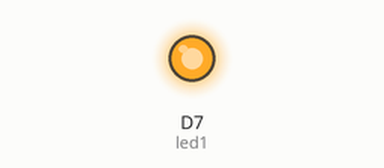
Simulated run of this sketch. Board: ESP8266 (NodeMCU). Shown: output pins drawn as LEDs (lit = HIGH).

Above: at 0.2 s.
At 18.2 s:
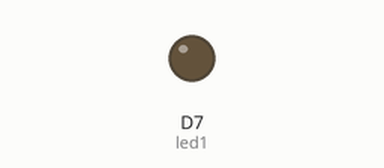
Timing chart, 0 to 26.0 s (numbered marks = the images above):
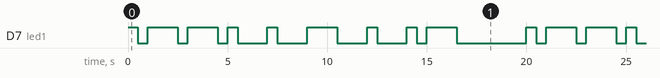

Measured:
- by itself, D7 (led1): repeats every 20.0 s: 2 × (LOW 0.50 s, HIGH 1.5 s), LOW 0.50 s, 2 × (HIGH 0.50 s, LOW 1.5 s), HIGH 1.5 s, 2 × (LOW 1.5 s, HIGH 0.50 s), LOW 0.50 s, HIGH 1.5 s, LOW 3.5 s, HIGH 0.50 s
- by itself, everything shown: repeats every 20.0 s, in 18 steps

The sketch:

blinkname.ino
```cpp
// This #include statement was automatically added by the Particle IDE.
#include "morse.h"

// ---------------------------
// Blink my name in Morse Code
// ---------------------------


int led1 = D7;

void blinkPETER(int pin) {
    blinkP(pin);
    letterPause();
    blinkE(pin);
    letterPause();
    blinkT(pin);
    letterPause();
    blinkE(pin);
    letterPause();
    blinkR(pin);
}

// This would be the approach to blinking my last name
void blinkSTACEY(int pin) {
    blinkS(pin);
    letterPause();
    blinkT(pin);
    letterPause();
    blinkA(pin);
    letterPause();
    blinkC(pin);
    letterPause();
    blinkE(pin);
    letterPause();
    blinkY(pin);
}

void setup() {
  pinMode(led1, OUTPUT);
}

void loop() {
  blinkPETER(led1);
  wordPause();

  // The following additions to loop() would blink my lastname
  // blinkSTACEY(led1);
  // wordPause();
}
```

morse.cpp
```cpp
#include "Arduino.h"
#include "morse.h"

void blinkDot(int pin) {
    digitalWrite(pin, HIGH);
    delay(DOT_LENGTH);
    digitalWrite(pin, LOW);
}

void blinkDash(int pin) {
    digitalWrite(pin, HIGH);
    delay(DASH_LENGTH);
    digitalWrite(pin, LOW);
}

void symbolPause() {
    delay(SYMBOL_SPACE);
}

void letterPause() {
    delay(LETTER_SPACE);
}

void wordPause() {
    delay(WORD_SPACE);
}

void blinkP(int pin) {
    // · – – ·
    blinkDot(pin);
    symbolPause();
    blinkDash(pin);
    symbolPause();
    blinkDash(pin);
    symbolPause();
    blinkDot(pin);
}

void blinkE(int pin) {
    // ·
    blinkDot(pin);
}

void blinkT(int pin) {
    // –
    blinkDash(pin);
}

void blinkR(int pin) {
    // · – ·
    blinkDot(pin);
    symbolPause();
    blinkDash(pin);
}

/** The following code would be added to allow my last name to
 *  be blinked as well, or instead
 */

void blinkS(int pin) {
    // · · ·
    blinkDot(pin);
    symbolPause();
    blinkDot(pin);
    symbolPause();
    blinkDot(pin);
}

void blinkA(int pin) {
    // · –
    blinkDot(pin);
    symbolPause();
    blinkDash(pin);
}

void blinkC(int pin) {
    // – · – ·
    blinkDash(pin);
    symbolPause();
    blinkDot(pin);
    symbolPause();
    blinkDash(pin);
    symbolPause();
    blinkDot(pin);
}

void blinkY(int pin) {
    // – · – –
    blinkDash(pin);
    symbolPause();
    blinkDot(pin);
    symbolPause();
    blinkDash(pin);
    symbolPause();
    blinkDash(pin);
}
```

morse.h
```cpp
#ifndef SIT210_MORSE_H_
#define SIT210_MORSE_H_

#define TIME_UNIT 500                   // base time unit in milliseconds
#define SYMBOL_SPACE TIME_UNIT          // time between symbols in a letter
#define DOT_LENGTH TIME_UNIT            // time a dot lasts
#define DASH_LENGTH (3 * TIME_UNIT)     // time a dash lasts
#define LETTER_SPACE (3 * TIME_UNIT)    // time between letter in a word
#define WORD_SPACE (7 * TIME_UNIT)      // time between words

void blinkDot(int pin);
void blinkDash(int pin);
void symbolPause();
void letterPause();
void wordPause();

// Morse letters required for my name
void blinkP(int pin);
void blinkE(int pin);
void blinkT(int pin);
void blinkR(int pin);

// These additional functions would allow
// blinking my last name, in addition to
// my first name
void blinkS(int pin);
void blinkA(int pin);
void blinkC(int pin);
void blinkY(int pin);

#endif /* SIT210_MORSE_H_ */
```
